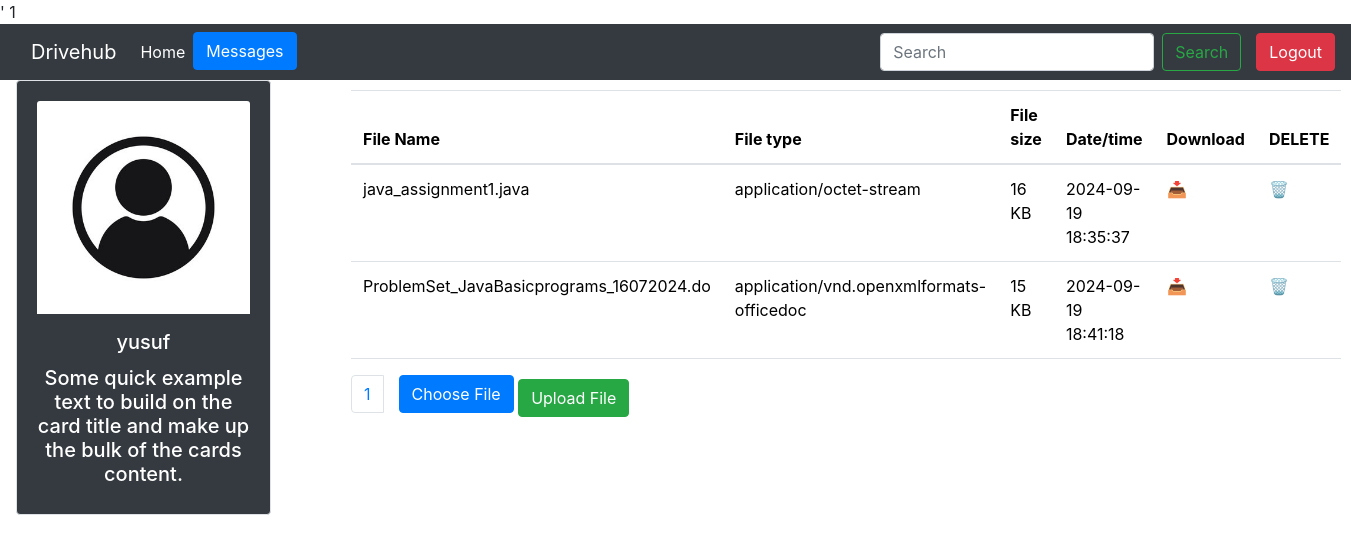
The app's page /subjectfiles.php?subid=1 (signed in) with its own data.
### tables this page shows
CREATE TABLE `sfiles` (
  `sfid` int(11) NOT NULL,
  `stuid` int(11) NOT NULL,
  `U_ID` int(11) NOT NULL,
  `sfname` varchar(40) NOT NULL,
  `sftype` varchar(40) NOT NULL,
  `sfcreateddate` timestamp NOT NULL DEFAULT current_timestamp() ON UPDATE current_timestamp(),
  `sfsize` int(11) NOT NULL,
  `sfpath` varchar(40) NOT NULL,
  `bid` int(11) NOT NULL,
  `subid` int(11) NOT NULL,
  `subject` varchar(11) NOT NULL
);

### subjectfiles.php (the view, shortened to what this page needs)
<?php
include_once 'connection_db.php';
include 'p/_modal.php';
include "boot.php";
$results_per_page = 5;
if (isset($_SESSION["username"])) {
    $UNAME = $_SESSION['username'];
    $query4 = "SELECT `stuid` FROM `student` WHERE stuname='" . $UNAME . "'";
    $result4 = mysqli_query($conn, $query4);
    $data4 = mysqli_fetch_assoc($result4);
    if ($data4) {
        $stufid = $data4['stuid'];
    } else {
        echo "Student ID not found.";
        exit();
    }
    if (isset($_GET['page'])) {
        $page = $_GET['page'];
    } else {
        $page = 1;
    }
    $start_from = ($page - 1) * $results_per_page;
    $query6 = "SELECT * FROM sfiles WHERE stuid=" . $stufid . "  LIMIT $start_from, $results_per_page";
    $result2 = mysqli_query($conn, $query6);
    ?>
    <!DOCTYPE html>
    <html lang="en">
    <head>
        <link rel="stylesheet" href="https://stackpath.bootstrapcdn.com/bootstrap/5.1.3/css/bootstrap.min.css">
        <link href="https://maxcdn.bootstrapcdn.com/bootstrap/4.5.2/css/bootstrap.min.css" rel="stylesheet">
    </head>
    <body>
    <nav class="navbar navbar-expand-lg bg-dark navbar-dark">
        <div class="container-fluid">
            <a class="navbar-brand" href="#">Drivehub</a>
            <div class="collapse navbar-collapse" id="navbarSupportedContent">
                <ul class="navbar-nav me-auto mb-2 mb-lg-0">
                    <li class="nav-item">
                        <a class="nav-link active" aria-current="page" href="index.php">Home</a>
                    </li>
                    <li class="nav-item">
                        <button type="button" class="btn btn-primary" data-toggle="modal" data-target="#exampleModalCenter">
                            Messages
                        </button>
                    </li>
                </ul>
                <form class="d-flex" role="search">
                    <input class="form-control me-2" type="search" placeholder="Search" aria-label="Search">
                    <button class="btn btn-outline-success" type="submit">Search</button>
                </form>
            </div>
        </div>
        <form action="logout.php" method="post">
        <button type="submit" name="logout" class="btn btn-danger  btn-block">Logout</button>
    </form>
    </nav>
    <div class="container mt-8" style="margin-left: 1px;">
        <div class="row">
            <div class="col-md-3">
                <div class="card border bg-dark text-white text-center">
                    <div class="card-body">
                        <img src="p/image1.jpg" class="card-img-top mb-3" alt="Not set">
                        <h5 class="card-title"><?php echo $_SESSION["username"]?><h5>
                        <p class="card-text">Some quick example text to build on the card title and make up the bulk of the cards content.</p>
                    </div>
                </div>
            </div>
            <div class="col-md-8" style="margin-top: 10px; margin-bottom: 90px; margin-left: 50px;">
                <table class="table" style="background-color: rgba(255, 255, 255, 0);">
                    <thead>
                    <tr>
                        <th>File Name</th>
                        <th>File type</th>
                        <th>File size</th>
                        <th>Date/time</th>
                        <th>Download</th>
                        <th>DELETE</th>
                    </tr>
                    </thead>
                    <tbody>
                    <?php
                    while ($fdata = mysqli_fetch_assoc($result2)) {
                        ?>
                        <tr>
                            <td><?php echo $fdata["sfname"]; ?></td>
                            <td><?php echo $fdata["sftype"]; ?></td>
                            <td><?php echo $fdata["sfsize"]; ?> KB</td>
                            <td><?php echo $fdata["sfcreateddate"]; ?></td>
                            <?php
                            $query="select * from sfiles where sfid=".$fdata["sfid"];
                            $result=mysqli_query($conn,$query);
                            $record=mysqli_fetch_assoc($result);
                            $dbpath= $record["sfpath"];
                            $fname=$_SESSION["username"].",".$fdata["sfname"];
                            $serverFilePath = str_replace('/', DIRECTORY_SEPARATOR, $dbpath);
                            ?>
                            <td><a download="<?php echo $fname?>"href="<?php echo $serverFilePath?>">📥</a></td>
                            <td><a href="sdelete.php?file_id=<?php echo $fdata["sfid"]?>">🗑️</a></td>
                        </tr>
                        <?php
                    }
                    ?>
                    </tbody>
                </table>
                <ul class="pagination">
                    <?php
                    $sql = "SELECT COUNT(*) AS total FROM sfiles WHERE stuid=" . $stufid;
                    $result = mysqli_query($conn, $sql);
                    $row = mysqli_fetch_assoc($result);
                    $total_pages = ceil($row["total"] / $results_per_page);
                    for ($i = 1; $i <= $total_pages; $i++) {
                        echo "<li class='page-item'><a class='page-link' href='user_d.php?page=" . $i . "'>" . $i . "</a></li>";
                    }
                    ?>
                    <div class="container">
                            <form action="supload.php" method="post" enctype="multipart/form-data">
                    <label for="file" class="btn btn-primary">
                        <i class="bi bi-plus"></i> Choose File
                    </label>
                    <input type="submit" value="Upload File" class="btn btn-success">
                </form>
            </div>
                </ul>
            </div>
        </div>
    </div>
    </body>
    </html>
    <?php
} else {
    header("Location:subjectfiles.php");
}
?>

### p/_modal.php (shortened to what this page needs)
<!doctype html>
<html lang="en">
  <head>
    <link rel="stylesheet" href="https://cdn.jsdelivr.net/npm/bootstrap@4.0.0/dist/css/bootstrap.min.css">
  </head>
  <body>
    </body>
</html>'

### boot.php (shortened to what this page needs)
<html lang="en">
  <head>
    <link href="https://cdn.jsdelivr.net/npm/bootstrap@5.3.3/dist/css/bootstrap.min.css" rel="stylesheet">
  </head>
  <body>
</body>
</html>

### records on screen
sfiles: sfname "java_assignment1.java", sftype "application/octet-stream", sfsize "16", sfcreateddate "2024-09-19 18:35:37"
sfiles: sfname "ProblemSet_JavaBasicprograms_16072024.do", sftype "application/vnd.openxmlformats-officedoc", sfsize "15", sfcreateddate "2024-09-19 18:41:18"

### other values on screen
$_SESSION["username"] "yusuf"
